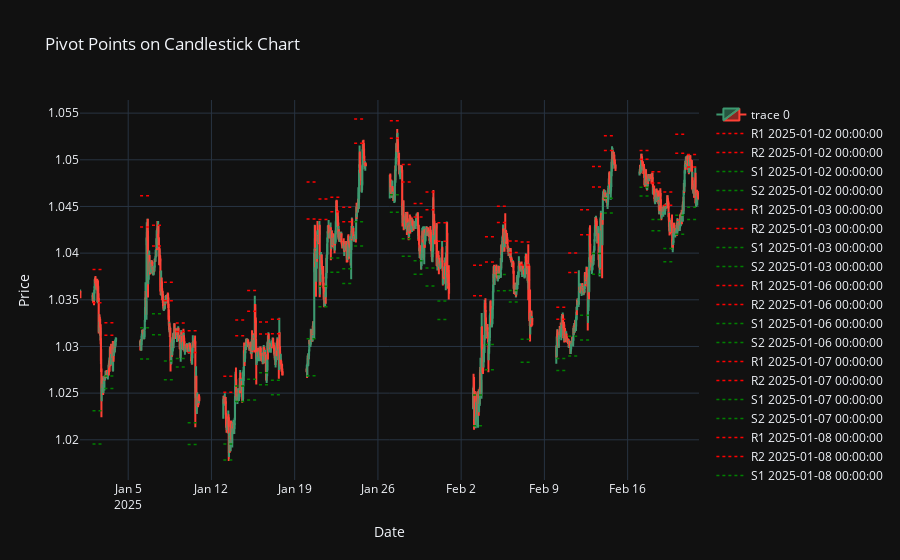

Notebook code for this chart:
### Code cell
# visualizing the ohlc data
fig = go.Figure(data = [go.Candlestick(x = ohlc_df['time'],
                                        open = ohlc_df['open'],
                                        high = ohlc_df['high'],
                                        low = ohlc_df['low'],
                                        close = ohlc_df['close'])])

# fig.update_layout(height=600, xaxis_rangeslider_visible=False)
# 📌 Add Pivot Points as Horizontal Lines
pivot_levels = ["R1", "R2", "S1", "S2"]
colors = {'R1': 'red', 'R2': 'red', 'S1': 'green', 'S2': 'green'}


for _, row in daily_df.iterrows():
    for level in pivot_levels:
        fig.add_trace(go.Scatter(
            x=[row['time'], row['time'] + pd.Timedelta(days=1)],  # Extend for one day
            y=[row[level], row[level]],
            mode='lines',
            name=f"{level} {row['time']}",
            line=dict(color=colors[level], width=1.5, dash='dot')
        ))

# 📌 Customize Layout
fig.update_layout(
    title="Pivot Points on Candlestick Chart",
    xaxis_title="Date",
    yaxis_title="Price",
    template="plotly_dark",
    xaxis_rangeslider_visible=False
)
fig

### Figure 1 — Plotly figure (JSON) as saved in the notebook; plotly's stock layout.template omitted (floating-point values rounded to 4 significant figures; data arrays with more than 128 entries replaced by an {"elided": "..."} marker saying what was removed)
{"data": [{"close": {"elided": "1777 float values"}, "high": {"elided": "1777 float values"}, "low": {"elided": "1777 float values"}, "open": {"elided": "1777 float values"}, "type": "candlestick", "x": {"elided": "1777 str values"}}, {"line": {"color": "red", "dash": "dot", "width": 1.5}, "mode": "lines", "name": "R1 2025-01-02 00:00:00", "type": "scatter", "x": ["2025-01-02T00:00:00", "2025-01-03T00:00:00"], "y": [1.035, 1.035]}, {"line": {"color": "red", "dash": "dot", "width": 1.5}, "mode": "lines", "name": "R2 2025-01-02 00:00:00", "type": "scatter", "x": ["2025-01-02T00:00:00", "2025-01-03T00:00:00"], "y": [1.038, 1.038]}, {"line": {"color": "green", "dash": "dot", "width": 1.5}, "mode": "lines", "name": "S1 2025-01-02 00:00:00", "type": "scatter", "x": ["2025-01-02T00:00:00", "2025-01-03T00:00:00"], "y": [1.023, 1.023]}, {"line": {"color": "green", "dash": "dot", "width": 1.5}, "mode": "lines", "name": "S2 2025-01-02 00:00:00", "type": "scatter", "x": ["2025-01-02T00:00:00", "2025-01-03T00:00:00"], "y": [1.02, 1.02]}, {"line": {"color": "red", "dash": "dot", "width": 1.5}, "mode": "lines", "name": "R1 2025-01-03 00:00:00", "type": "scatter", "x": ["2025-01-03T00:00:00", "2025-01-04T00:00:00"], "y": [1.031, 1.031]}, {"line": {"color": "red", "dash": "dot", "width": 1.5}, "mode": "lines", "name": "R2 2025-01-03 00:00:00", "type": "scatter", "x": ["2025-01-03T00:00:00", "2025-01-04T00:00:00"], "y": [1.033, 1.033]}, {"line": {"color": "green", "dash": "dot", "width": 1.5}, "mode": "lines", "name": "S1 2025-01-03 00:00:00", "type": "scatter", "x": ["2025-01-03T00:00:00", "2025-01-04T00:00:00"], "y": [1.027, 1.027]}, {"line": {"color": "green", "dash": "dot", "width": 1.5}, "mode": "lines", "name": "S2 2025-01-03 00:00:00", "type": "scatter", "x": ["2025-01-03T00:00:00", "2025-01-04T00:00:00"], "y": [1.026, 1.026]}, {"line": {"color": "red", "dash": "dot", "width": 1.5}, "mode": "lines", "name": "R1 2025-01-06 00:00:00", "type": "scatter", "x": ["2025-01-06T00:00:00", "2025-01-07T00:00:00"], "y": [1.043, 1.043]}, {"line": {"color": "red", "dash": "dot", "width": 1.5}, "mode": "lines", "name": "R2 2025-01-06 00:00:00", "type": "scatter", "x": ["2025-01-06T00:00:00", "2025-01-07T00:00:00"], "y": [1.046, 1.046]}, {"line": {"color": "green", "dash": "dot", "width": 1.5}, "mode": "lines", "name": "S1 2025-01-06 00:00:00", "type": "scatter", "x": ["2025-01-06T00:00:00", "2025-01-07T00:00:00"], "y": [1.032, 1.032]}, {"line": {"color": "green", "dash": "dot", "width": 1.5}, "mode": "lines", "name": "S2 2025-01-06 00:00:00", "type": "scatter", "x": ["2025-01-06T00:00:00", "2025-01-07T00:00:00"], "y": [1.029, 1.029]}, {"line": {"color": "red", "dash": "dot", "width": 1.5}, "mode": "lines", "name": "R1 2025-01-07 00:00:00", "type": "scatter", "x": ["2025-01-07T00:00:00", "2025-01-08T00:00:00"], "y": [1.041, 1.041]}, {"line": {"color": "red", "dash": "dot", "width": 1.5}, "mode": "lines", "name": "R2 2025-01-07 00:00:00", "type": "scatter", "x": ["2025-01-07T00:00:00", "2025-01-08T00:00:00"], "y": [1.043, 1.043]}, {"line": {"color": "green", "dash": "dot", "width": 1.5}, "mode": "lines", "name": "S1 2025-01-07 00:00:00", "type": "scatter", "x": ["2025-01-07T00:00:00", "2025-01-08T00:00:00"], "y": [1.034, 1.034]}, {"line": {"color": "green", "dash": "dot", "width": 1.5}, "mode": "lines", "name": "S2 2025-01-07 00:00:00", "type": "scatter", "x": ["2025-01-07T00:00:00", "2025-01-08T00:00:00"], "y": [1.031, 1.031]}, {"line": {"color": "red", "dash": "dot", "width": 1.5}, "mode": "lines", "name": "R1 2025-01-08 00:00:00", "type": "scatter", "x": ["2025-01-08T00:00:00", "2025-01-09T00:00:00"], "y": [1.035, 1.035]}, {"line": {"color": "red", "dash": "dot", "width": 1.5}, "mode": "lines", "name": "R2 2025-01-08 00:00:00", "type": "scatter", "x": ["2025-01-08T00:00:00", "2025-01-09T00:00:00"], "y": [1.037, 1.037]}, {"line": {"color": "green", "dash": "dot", "width": 1.5}, "mode": "lines", "name": "S1 2025-01-08 00:00:00", "type": "scatter", "x": ["2025-01-08T00:00:00", "2025-01-09T00:00:00"], "y": [1.028, 1.028]}, {"line": {"color": "green", "dash": "dot", "width": 1.5}, "mode": "lines", "name": "S2 2025-01-08 00:00:00", "type": "scatter", "x": ["2025-01-08T00:00:00", "2025-01-09T00:00:00"], "y": [1.026, 1.026]}, {"line": {"color": "red", "dash": "dot", "width": 1.5}, "mode": "lines", "name": "R1 2025-01-09 00:00:00", "type": "scatter", "x": ["2025-01-09T00:00:00", "2025-01-10T00:00:00"], "y": [1.032, 1.032]}, {"line": {"color": "red", "dash": "dot", "width": 1.5}, "mode": "lines", "name": "R2 2025-01-09 00:00:00", "type": "scatter", "x": ["2025-01-09T00:00:00", "2025-01-10T00:00:00"], "y": [1.033, 1.033]}, {"line": {"color": "green", "dash": "dot", "width": 1.5}, "mode": "lines", "name": "S1 2025-01-09 00:00:00", "type": "scatter", "x": ["2025-01-09T00:00:00", "2025-01-10T00:00:00"], "y": [1.029, 1.029]}, {"line": {"color": "green", "dash": "dot", "width": 1.5}, "mode": "lines", "name": "S2 2025-01-09 00:00:00", "type": "scatter", "x": ["2025-01-09T00:00:00", "2025-01-10T00:00:00"], "y": [1.028, 1.028]}, {"line": {"color": "red", "dash": "dot", "width": 1.5}, "mode": "lines", "name": "R1 2025-01-10 00:00:00", "type": "scatter", "x": ["2025-01-10T00:00:00", "2025-01-11T00:00:00"], "y": [1.029, 1.029]}, {"line": {"color": "red", "dash": "dot", "width": 1.5}, "mode": "lines", "name": "R2 2025-01-10 00:00:00", "type": "scatter", "x": ["2025-01-10T00:00:00", "2025-01-11T00:00:00"], "y": [1.032, 1.032]}, {"line": {"color": "green", "dash": "dot", "width": 1.5}, "mode": "lines", "name": "S1 2025-01-10 00:00:00", "type": "scatter", "x": ["2025-01-10T00:00:00", "2025-01-11T00:00:00"], "y": [1.022, 1.022]}, {"line": {"color": "green", "dash": "dot", "width": 1.5}, "mode": "lines", "name": "S2 2025-01-10 00:00:00", "type": "scatter", "x": ["2025-01-10T00:00:00", "2025-01-11T00:00:00"], "y": [1.02, 1.02]}, {"line": {"color": "red", "dash": "dot", "width": 1.5}, "mode": "lines", "name": "R1 2025-01-13 00:00:00", "type": "scatter", "x": ["2025-01-13T00:00:00", "2025-01-14T00:00:00"], "y": [1.025, 1.025]}, {"line": {"color": "red", "dash": "dot", "width": 1.5}, "mode": "lines", "name": "R2 2025-01-13 00:00:00", "type": "scatter", "x": ["2025-01-13T00:00:00", "2025-01-14T00:00:00"], "y": [1.027, 1.027]}, {"line": {"color": "green", "dash": "dot", "width": 1.5}, "mode": "lines", "name": "S1 2025-01-13 00:00:00", "type": "scatter", "x": ["2025-01-13T00:00:00", "2025-01-14T00:00:00"], "y": [1.02, 1.02]}, {"line": {"color": "green", "dash": "dot", "width": 1.5}, "mode": "lines", "name": "S2 2025-01-13 00:00:00", "type": "scatter", "x": ["2025-01-13T00:00:00", "2025-01-14T00:00:00"], "y": [1.018, 1.018]}, {"line": {"color": "red", "dash": "dot", "width": 1.5}, "mode": "lines", "name": "R1 2025-01-14 00:00:00", "type": "scatter", "x": ["2025-01-14T00:00:00", "2025-01-15T00:00:00"], "y": [1.031, 1.031]}, {"line": {"color": "red", "dash": "dot", "width": 1.5}, "mode": "lines", "name": "R2 2025-01-14 00:00:00", "type": "scatter", "x": ["2025-01-14T00:00:00", "2025-01-15T00:00:00"], "y": [1.033, 1.033]}, {"line": {"color": "green", "dash": "dot", "width": 1.5}, "mode": "lines", "name": "S1 2025-01-14 00:00:00", "type": "scatter", "x": ["2025-01-14T00:00:00", "2025-01-15T00:00:00"], "y": [1.026, 1.026]}, {"line": {"color": "green", "dash": "dot", "width": 1.5}, "mode": "lines", "name": "S2 2025-01-14 00:00:00", "type": "scatter", "x": ["2025-01-14T00:00:00", "2025-01-15T00:00:00"], "y": [1.024, 1.024]}, {"line": {"color": "red", "dash": "dot", "width": 1.5}, "mode": "lines", "name": "R1 2025-01-15 00:00:00", "type": "scatter", "x": ["2025-01-15T00:00:00", "2025-01-16T00:00:00"], "y": [1.034, 1.034]}, {"line": {"color": "red", "dash": "dot", "width": 1.5}, "mode": "lines", "name": "R2 2025-01-15 00:00:00", "type": "scatter", "x": ["2025-01-15T00:00:00", "2025-01-16T00:00:00"], "y": [1.036, 1.036]}, {"line": {"color": "green", "dash": "dot", "width": 1.5}, "mode": "lines", "name": "S1 2025-01-15 00:00:00", "type": "scatter", "x": ["2025-01-15T00:00:00", "2025-01-16T00:00:00"], "y": [1.026, 1.026]}, {"line": {"color": "green", "dash": "dot", "width": 1.5}, "mode": "lines", "name": "S2 2025-01-15 00:00:00", "type": "scatter", "x": ["2025-01-15T00:00:00", "2025-01-16T00:00:00"], "y": [1.024, 1.024]}, {"line": {"color": "red", "dash": "dot", "width": 1.5}, "mode": "lines", "name": "R1 2025-01-16 00:00:00", "type": "scatter", "x": ["2025-01-16T00:00:00", "2025-01-17T00:00:00"], "y": [1.031, 1.031]}, {"line": {"color": "red", "dash": "dot", "width": 1.5}, "mode": "lines", "name": "R2 2025-01-16 00:00:00", "type": "scatter", "x": ["2025-01-16T00:00:00", "2025-01-17T00:00:00"], "y": [1.033, 1.033]}, {"line": {"color": "green", "dash": "dot", "width": 1.5}, "mode": "lines", "name": "S1 2025-01-16 00:00:00", "type": "scatter", "x": ["2025-01-16T00:00:00", "2025-01-17T00:00:00"], "y": [1.027, 1.027]}, {"line": {"color": "green", "dash": "dot", "width": 1.5}, "mode": "lines", "name": "S2 2025-01-16 00:00:00", "type": "scatter", "x": ["2025-01-16T00:00:00", "2025-01-17T00:00:00"], "y": [1.026, 1.026]}, {"line": {"color": "red", "dash": "dot", "width": 1.5}, "mode": "lines", "name": "R1 2025-01-17 00:00:00", "type": "scatter", "x": ["2025-01-17T00:00:00", "2025-01-18T00:00:00"], "y": [1.031, 1.031]}, {"line": {"color": "red", "dash": "dot", "width": 1.5}, "mode": "lines", "name": "R2 2025-01-17 00:00:00", "type": "scatter", "x": ["2025-01-17T00:00:00", "2025-01-18T00:00:00"], "y": [1.033, 1.033]}, {"line": {"color": "green", "dash": "dot", "width": 1.5}, "mode": "lines", "name": "S1 2025-01-17 00:00:00", "type": "scatter", "x": ["2025-01-17T00:00:00", "2025-01-18T00:00:00"], "y": [1.026, 1.026]}, {"line": {"color": "green", "dash": "dot", "width": 1.5}, "mode": "lines", "name": "S2 2025-01-17 00:00:00", "type": "scatter", "x": ["2025-01-17T00:00:00", "2025-01-18T00:00:00"], "y": [1.025, 1.025]}, {"line": {"color": "red", "dash": "dot", "width": 1.5}, "mode": "lines", "name": "R1 2025-01-20 00:00:00", "type": "scatter", "x": ["2025-01-20T00:00:00", "2025-01-21T00:00:00"], "y": [1.044, 1.044]}, {"line": {"color": "red", "dash": "dot", "width": 1.5}, "mode": "lines", "name": "R2 2025-01-20 00:00:00", "type": "scatter", "x": ["2025-01-20T00:00:00", "2025-01-21T00:00:00"], "y": [1.048, 1.048]}, {"line": {"color": "green", "dash": "dot", "width": 1.5}, "mode": "lines", "name": "S1 2025-01-20 00:00:00", "type": "scatter", "x": ["2025-01-20T00:00:00", "2025-01-21T00:00:00"], "y": [1.031, 1.031]}, {"line": {"color": "green", "dash": "dot", "width": 1.5}, "mode": "lines", "name": "S2 2025-01-20 00:00:00", "type": "scatter", "x": ["2025-01-20T00:00:00", "2025-01-21T00:00:00"], "y": [1.027, 1.027]}, {"line": {"color": "red", "dash": "dot", "width": 1.5}, "mode": "lines", "name": "R1 2025-01-21 00:00:00", "type": "scatter", "x": ["2025-01-21T00:00:00", "2025-01-22T00:00:00"], "y": [1.044, 1.044]}, {"line": {"color": "red", "dash": "dot", "width": 1.5}, "mode": "lines", "name": "R2 2025-01-21 00:00:00", "type": "scatter", "x": ["2025-01-21T00:00:00", "2025-01-22T00:00:00"], "y": [1.046, 1.046]}, {"line": {"color": "green", "dash": "dot", "width": 1.5}, "mode": "lines", "name": "S1 2025-01-21 00:00:00", "type": "scatter", "x": ["2025-01-21T00:00:00", "2025-01-22T00:00:00"], "y": [1.036, 1.036]}, {"line": {"color": "green", "dash": "dot", "width": 1.5}, "mode": "lines", "name": "S2 2025-01-21 00:00:00", "type": "scatter", "x": ["2025-01-21T00:00:00", "2025-01-22T00:00:00"], "y": [1.034, 1.034]}, {"line": {"color": "red", "dash": "dot", "width": 1.5}, "mode": "lines", "name": "R1 2025-01-22 00:00:00", "type": "scatter", "x": ["2025-01-22T00:00:00", "2025-01-23T00:00:00"], "y": [1.044, 1.044]}, {"line": {"color": "red", "dash": "dot", "width": 1.5}, "mode": "lines", "name": "R2 2025-01-22 00:00:00", "type": "scatter", "x": ["2025-01-22T00:00:00", "2025-01-23T00:00:00"], "y": [1.046, 1.046]}, {"line": {"color": "green", "dash": "dot", "width": 1.5}, "mode": "lines", "name": "S1 2025-01-22 00:00:00", "type": "scatter", "x": ["2025-01-22T00:00:00", "2025-01-23T00:00:00"], "y": [1.039, 1.039]}, {"line": {"color": "green", "dash": "dot", "width": 1.5}, "mode": "lines", "name": "S2 2025-01-22 00:00:00", "type": "scatter", "x": ["2025-01-22T00:00:00", "2025-01-23T00:00:00"], "y": [1.038, 1.038]}, {"line": {"color": "red", "dash": "dot", "width": 1.5}, "mode": "lines", "name": "R1 2025-01-23 00:00:00", "type": "scatter", "x": ["2025-01-23T00:00:00", "2025-01-24T00:00:00"], "y": [1.043, 1.043]}, {"line": {"color": "red", "dash": "dot", "width": 1.5}, "mode": "lines", "name": "R2 2025-01-23 00:00:00", "type": "scatter", "x": ["2025-01-23T00:00:00", "2025-01-24T00:00:00"], "y": [1.045, 1.045]}, {"line": {"color": "green", "dash": "dot", "width": 1.5}, "mode": "lines", "name": "S1 2025-01-23 00:00:00", "type": "scatter", "x": ["2025-01-23T00:00:00", "2025-01-24T00:00:00"], "y": [1.038, 1.038]}, {"line": {"color": "green", "dash": "dot", "width": 1.5}, "mode": "lines", "name": "S2 2025-01-23 00:00:00", "type": "scatter", "x": ["2025-01-23T00:00:00", "2025-01-24T00:00:00"], "y": [1.037, 1.037]}, {"line": {"color": "red", "dash": "dot", "width": 1.5}, "mode": "lines", "name": "R1 2025-01-24 00:00:00", "type": "scatter", "x": ["2025-01-24T00:00:00", "2025-01-25T00:00:00"], "y": [1.052, 1.052]}, {"line": {"color": "red", "dash": "dot", "width": 1.5}, "mode": "lines", "name": "R2 2025-01-24 00:00:00", "type": "scatter", "x": ["2025-01-24T00:00:00", "2025-01-25T00:00:00"], "y": [1.054, 1.054]}, {"line": {"color": "green", "dash": "dot", "width": 1.5}, "mode": "lines", "name": "S1 2025-01-24 00:00:00", "type": "scatter", "x": ["2025-01-24T00:00:00", "2025-01-25T00:00:00"], "y": [1.043, 1.043]}, {"line": {"color": "green", "dash": "dot", "width": 1.5}, "mode": "lines", "name": "S2 2025-01-24 00:00:00", "type": "scatter", "x": ["2025-01-24T00:00:00", "2025-01-25T00:00:00"], "y": [1.041, 1.041]}, {"line": {"color": "red", "dash": "dot", "width": 1.5}, "mode": "lines", "name": "R1 2025-01-27 00:00:00", "type": "scatter", "x": ["2025-01-27T00:00:00", "2025-01-28T00:00:00"], "y": [1.052, 1.052]}, {"line": {"color": "red", "dash": "dot", "width": 1.5}, "mode": "lines", "name": "R2 2025-01-27 00:00:00", "type": "scatter", "x": ["2025-01-27T00:00:00", "2025-01-28T00:00:00"], "y": [1.054, 1.054]}, {"line": {"color": "green", "dash": "dot", "width": 1.5}, "mode": "lines", "name": "S1 2025-01-27 00:00:00", "type": "scatter", "x": ["2025-01-27T00:00:00", "2025-01-28T00:00:00"], "y": [1.046, 1.046]}, {"line": {"color": "green", "dash": "dot", "width": 1.5}, "mode": "lines", "name": "S2 2025-01-27 00:00:00", "type": "scatter", "x": ["2025-01-27T00:00:00", "2025-01-28T00:00:00"], "y": [1.044, 1.044]}, {"line": {"color": "red", "dash": "dot", "width": 1.5}, "mode": "lines", "name": "R1 2025-01-28 00:00:00", "type": "scatter", "x": ["2025-01-28T00:00:00", "2025-01-29T00:00:00"], "y": [1.048, 1.048]}, {"line": {"color": "red", "dash": "dot", "width": 1.5}, "mode": "lines", "name": "R2 2025-01-28 00:00:00", "type": "scatter", "x": ["2025-01-28T00:00:00", "2025-01-29T00:00:00"], "y": [1.049, 1.049]}, {"line": {"color": "green", "dash": "dot", "width": 1.5}, "mode": "lines", "name": "S1 2025-01-28 00:00:00", "type": "scatter", "x": ["2025-01-28T00:00:00", "2025-01-29T00:00:00"], "y": [1.042, 1.042]}, {"line": {"color": "green", "dash": "dot", "width": 1.5}, "mode": "lines", "name": "S2 2025-01-28 00:00:00", "type": "scatter", "x": ["2025-01-28T00:00:00", "2025-01-29T00:00:00"], "y": [1.04, 1.04]}, {"line": {"color": "red", "dash": "dot", "width": 1.5}, "mode": "lines", "name": "R1 2025-01-29 00:00:00", "type": "scatter", "x": ["2025-01-29T00:00:00", "2025-01-30T00:00:00"], "y": [1.044, 1.044]}, {"line": {"color": "red", "dash": "dot", "width": 1.5}, "mode": "lines", "name": "R2 2025-01-29 00:00:00", "type": "scatter", "x": ["2025-01-29T00:00:00", "2025-01-30T00:00:00"], "y": [1.045, 1.045]}, {"line": {"color": "green", "dash": "dot", "width": 1.5}, "mode": "lines", "name": "S1 2025-01-29 00:00:00", "type": "scatter", "x": ["2025-01-29T00:00:00", "2025-01-30T00:00:00"], "y": [1.039, 1.039]}, {"line": {"color": "green", "dash": "dot", "width": 1.5}, "mode": "lines", "name": "S2 2025-01-29 00:00:00", "type": "scatter", "x": ["2025-01-29T00:00:00", "2025-01-30T00:00:00"], "y": [1.038, 1.038]}, {"line": {"color": "red", "dash": "dot", "width": 1.5}, "mode": "lines", "name": "R1 2025-01-30 00:00:00", "type": "scatter", "x": ["2025-01-30T00:00:00", "2025-01-31T00:00:00"], "y": [1.045, 1.045]}, {"line": {"color": "red", "dash": "dot", "width": 1.5}, "mode": "lines", "name": "R2 2025-01-30 00:00:00", "type": "scatter", "x": ["2025-01-30T00:00:00", "2025-01-31T00:00:00"], "y": [1.047, 1.047]}, {"line": {"color": "green", "dash": "dot", "width": 1.5}, "mode": "lines", "name": "S1 2025-01-30 00:00:00", "type": "scatter", "x": ["2025-01-30T00:00:00", "2025-01-31T00:00:00"], "y": [1.038, 1.038]}, {"line": {"color": "green", "dash": "dot", "width": 1.5}, "mode": "lines", "name": "S2 2025-01-30 00:00:00", "type": "scatter", "x": ["2025-01-30T00:00:00", "2025-01-31T00:00:00"], "y": [1.036, 1.036]}, {"line": {"color": "red", "dash": "dot", "width": 1.5}, "mode": "lines", "name": "R1 2025-01-31 00:00:00", "type": "scatter", "x": ["2025-01-31T00:00:00", "2025-02-01T00:00:00"], "y": [1.041, 1.041]}, {"line": {"color": "red", "dash": "dot", "width": 1.5}, "mode": "lines", "name": "R2 2025-01-31 00:00:00", "type": "scatter", "x": ["2025-01-31T00:00:00", "2025-02-01T00:00:00"], "y": [1.043, 1.043]}, {"line": {"color": "green", "dash": "dot", "width": 1.5}, "mode": "lines", "name": "S1 2025-01-31 00:00:00", "type": "scatter", "x": ["2025-01-31T00:00:00", "2025-02-01T00:00:00"], "y": [1.035, 1.035]}, {"line": {"color": "green", "dash": "dot", "width": 1.5}, "mode": "lines", "name": "S2 2025-01-31 00:00:00", "type": "scatter", "x": ["2025-01-31T00:00:00", "2025-02-01T00:00:00"], "y": [1.033, 1.033]}, {"line": {"color": "red", "dash": "dot", "width": 1.5}, "mode": "lines", "name": "R1 2025-02-03 00:00:00", "type": "scatter", "x": ["2025-02-03T00:00:00", "2025-02-04T00:00:00"], "y": [1.035, 1.035]}, {"line": {"color": "red", "dash": "dot", "width": 1.5}, "mode": "lines", "name": "R2 2025-02-03 00:00:00", "type": "scatter", "x": ["2025-02-03T00:00:00", "2025-02-04T00:00:00"], "y": [1.039, 1.039]}, {"line": {"color": "green", "dash": "dot", "width": 1.5}, "mode": "lines", "name": "S1 2025-02-03 00:00:00", "type": "scatter", "x": ["2025-02-03T00:00:00", "2025-02-04T00:00:00"], "y": [1.025, 1.025]}, {"line": {"color": "green", "dash": "dot", "width": 1.5}, "mode": "lines", "name": "S2 2025-02-03 00:00:00", "type": "scatter", "x": ["2025-02-03T00:00:00", "2025-02-04T00:00:00"], "y": [1.022, 1.022]}, {"line": {"color": "red", "dash": "dot", "width": 1.5}, "mode": "lines", "name": "R1 2025-02-04 00:00:00", "type": "scatter", "x": ["2025-02-04T00:00:00", "2025-02-05T00:00:00"], "y": [1.039, 1.039]}, {"line": {"color": "red", "dash": "dot", "width": 1.5}, "mode": "lines", "name": "R2 2025-02-04 00:00:00", "type": "scatter", "x": ["2025-02-04T00:00:00", "2025-02-05T00:00:00"], "y": [1.042, 1.042]}, {"line": {"color": "green", "dash": "dot", "width": 1.5}, "mode": "lines", "name": "S1 2025-02-04 00:00:00", "type": "scatter", "x": ["2025-02-04T00:00:00", "2025-02-05T00:00:00"], "y": [1.03, 1.03]}, {"line": {"color": "green", "dash": "dot", "width": 1.5}, "mode": "lines", "name": "S2 2025-02-04 00:00:00", "type": "scatter", "x": ["2025-02-04T00:00:00", "2025-02-05T00:00:00"], "y": [1.027, 1.027]}, {"line": {"color": "red", "dash": "dot", "width": 1.5}, "mode": "lines", "name": "R1 2025-02-05 00:00:00", "type": "scatter", "x": ["2025-02-05T00:00:00", "2025-02-06T00:00:00"], "y": [1.043, 1.043]}, {"line": {"color": "red", "dash": "dot", "width": 1.5}, "mode": "lines", "name": "R2 2025-02-05 00:00:00", "type": "scatter", "x": ["2025-02-05T00:00:00", "2025-02-06T00:00:00"], "y": [1.045, 1.045]}, {"line": {"color": "green", "dash": "dot", "width": 1.5}, "mode": "lines", "name": "S1 2025-02-05 00:00:00", "type": "scatter", "x": ["2025-02-05T00:00:00", "2025-02-06T00:00:00"], "y": [1.038, 1.038]}, {"line": {"color": "green", "dash": "dot", "width": 1.5}, "mode": "lines", "name": "S2 2025-02-05 00:00:00", "type": "scatter", "x": ["2025-02-05T00:00:00", "2025-02-06T00:00:00"], "y": [1.036, 1.036]}, {"line": {"color": "red", "dash": "dot", "width": 1.5}, "mode": "lines", "name": "R1 2025-02-06 00:00:00", "type": "scatter", "x": ["2025-02-06T00:00:00", "2025-02-07T00:00:00"], "y": [1.04, 1.04]}, {"line": {"color": "red", "dash": "dot", "width": 1.5}, "mode": "lines", "name": "R2 2025-02-06 00:00:00", "type": "scatter", "x": ["2025-02-06T00:00:00", "2025-02-07T00:00:00"], "y": [1.041, 1.041]}, {"line": {"color": "green", "dash": "dot", "width": 1.5}, "mode": "lines", "name": "S1 2025-02-06 00:00:00", "type": "scatter", "x": ["2025-02-06T00:00:00", "2025-02-07T00:00:00"], "y": [1.036, 1.036]}, {"line": {"color": "green", "dash": "dot", "width": 1.5}, "mode": "lines", "name": "S2 2025-02-06 00:00:00", "type": "scatter", "x": ["2025-02-06T00:00:00", "2025-02-07T00:00:00"], "y": [1.035, 1.035]}, {"line": {"color": "red", "dash": "dot", "width": 1.5}, "mode": "lines", "name": "R1 2025-02-07 00:00:00", "type": "scatter", "x": ["2025-02-07T00:00:00", "2025-02-08T00:00:00"], "y": [1.039, 1.039]}, {"line": {"color": "red", "dash": "dot", "width": 1.5}, "mode": "lines", "name": "R2 2025-02-07 00:00:00", "type": "scatter", "x": ["2025-02-07T00:00:00", "2025-02-08T00:00:00"], "y": [1.041, 1.041]}, {"line": {"color": "green", "dash": "dot", "width": 1.5}, "mode": "lines", "name": "S1 2025-02-07 00:00:00", "type": "scatter", "x": ["2025-02-07T00:00:00", "2025-02-08T00:00:00"], "y": [1.031, 1.031]}, {"line": {"color": "green", "dash": "dot", "width": 1.5}, "mode": "lines", "name": "S2 2025-02-07 00:00:00", "type": "scatter", "x": ["2025-02-07T00:00:00", "2025-02-08T00:00:00"], "y": [1.028, 1.028]}, {"line": {"color": "red", "dash": "dot", "width": 1.5}, "mode": "lines", "name": "R1 2025-02-10 00:00:00", "type": "scatter", "x": ["2025-02-10T00:00:00", "2025-02-11T00:00:00"], "y": [1.033, 1.033]}, {"line": {"color": "red", "dash": "dot", "width": 1.5}, "mode": "lines", "name": "R2 2025-02-10 00:00:00", "type": "scatter", "x": ["2025-02-10T00:00:00", "2025-02-11T00:00:00"], "y": [1.034, 1.034]}, {"line": {"color": "green", "dash": "dot", "width": 1.5}, "mode": "lines", "name": "S1 2025-02-10 00:00:00", "type": "scatter", "x": ["2025-02-10T00:00:00", "2025-02-11T00:00:00"], "y": [1.029, 1.029]}, {"line": {"color": "green", "dash": "dot", "width": 1.5}, "mode": "lines", "name": "S2 2025-02-10 00:00:00", "type": "scatter", "x": ["2025-02-10T00:00:00", "2025-02-11T00:00:00"], "y": [1.027, 1.027]}, {"line": {"color": "red", "dash": "dot", "width": 1.5}, "mode": "lines", "name": "R1 2025-02-11 00:00:00", "type": "scatter", "x": ["2025-02-11T00:00:00", "2025-02-12T00:00:00"], "y": [1.038, 1.038]}, {"line": {"color": "red", "dash": "dot", "width": 1.5}, "mode": "lines", "name": "R2 2025-02-11 00:00:00", "type": "scatter", "x": ["2025-02-11T00:00:00", "2025-02-12T00:00:00"], "y": [1.04, 1.04]}, {"line": {"color": "green", "dash": "dot", "width": 1.5}, "mode": "lines", "name": "S1 2025-02-11 00:00:00", "type": "scatter", "x": ["2025-02-11T00:00:00", "2025-02-12T00:00:00"], "y": [1.031, 1.031]}, {"line": {"color": "green", "dash": "dot", "width": 1.5}, "mode": "lines", "name": "S2 2025-02-11 00:00:00", "type": "scatter", "x": ["2025-02-11T00:00:00", "2025-02-12T00:00:00"], "y": [1.029, 1.029]}, {"line": {"color": "red", "dash": "dot", "width": 1.5}, "mode": "lines", "name": "R1 2025-02-12 00:00:00", "type": "scatter", "x": ["2025-02-12T00:00:00", "2025-02-13T00:00:00"], "y": [1.042, 1.042]}, {"line": {"color": "red", "dash": "dot", "width": 1.5}, "mode": "lines", "name": "R2 2025-02-12 00:00:00", "type": "scatter", "x": ["2025-02-12T00:00:00", "2025-02-13T00:00:00"], "y": [1.045, 1.045]}, {"line": {"color": "green", "dash": "dot", "width": 1.5}, "mode": "lines", "name": "S1 2025-02-12 00:00:00", "type": "scatter", "x": ["2025-02-12T00:00:00", "2025-02-13T00:00:00"], "y": [1.033, 1.033]}, {"line": {"color": "green", "dash": "dot", "width": 1.5}, "mode": "lines", "name": "S2 2025-02-12 00:00:00", "type": "scatter", "x": ["2025-02-12T00:00:00", "2025-02-13T00:00:00"], "y": [1.031, 1.031]}, {"line": {"color": "red", "dash": "dot", "width": 1.5}, "mode": "lines", "name": "R1 2025-02-13 00:00:00", "type": "scatter", "x": ["2025-02-13T00:00:00", "2025-02-14T00:00:00"], "y": [1.047, 1.047]}, {"line": {"color": "red", "dash": "dot", "width": 1.5}, "mode": "lines", "name": "R2 2025-02-13 00:00:00", "type": "scatter", "x": ["2025-02-13T00:00:00", "2025-02-14T00:00:00"], "y": [1.049, 1.049]}, {"line": {"color": "green", "dash": "dot", "width": 1.5}, "mode": "lines", "name": "S1 2025-02-13 00:00:00", "type": "scatter", "x": ["2025-02-13T00:00:00", "2025-02-14T00:00:00"], "y": [1.04, 1.04]}, {"line": {"color": "green", "dash": "dot", "width": 1.5}, "mode": "lines", "name": "S2 2025-02-13 00:00:00", "type": "scatter", "x": ["2025-02-13T00:00:00", "2025-02-14T00:00:00"], "y": [1.038, 1.038]}, {"line": {"color": "red", "dash": "dot", "width": 1.5}, "mode": "lines", "name": "R1 2025-02-14 00:00:00", "type": "scatter", "x": ["2025-02-14T00:00:00", "2025-02-15T00:00:00"], "y": [1.051, 1.051]}, {"line": {"color": "red", "dash": "dot", "width": 1.5}, "mode": "lines", "name": "R2 2025-02-14 00:00:00", "type": "scatter", "x": ["2025-02-14T00:00:00", "2025-02-15T00:00:00"], "y": [1.053, 1.053]}, {"line": {"color": "green", "dash": "dot", "width": 1.5}, "mode": "lines", "name": "S1 2025-02-14 00:00:00", "type": "scatter", "x": ["2025-02-14T00:00:00", "2025-02-15T00:00:00"], "y": [1.046, 1.046]}, {"line": {"color": "green", "dash": "dot", "width": 1.5}, "mode": "lines", "name": "S2 2025-02-14 00:00:00", "type": "scatter", "x": ["2025-02-14T00:00:00", "2025-02-15T00:00:00"], "y": [1.044, 1.044]}, {"line": {"color": "red", "dash": "dot", "width": 1.5}, "mode": "lines", "name": "R1 2025-02-17 00:00:00", "type": "scatter", "x": ["2025-02-17T00:00:00", "2025-02-18T00:00:00"], "y": [1.05, 1.05]}, {"line": {"color": "red", "dash": "dot", "width": 1.5}, "mode": "lines", "name": "R2 2025-02-17 00:00:00", "type": "scatter", "x": ["2025-02-17T00:00:00", "2025-02-18T00:00:00"], "y": [1.051, 1.051]}, {"line": {"color": "green", "dash": "dot", "width": 1.5}, "mode": "lines", "name": "S1 2025-02-17 00:00:00", "type": "scatter", "x": ["2025-02-17T00:00:00", "2025-02-18T00:00:00"], "y": [1.047, 1.047]}, {"line": {"color": "green", "dash": "dot", "width": 1.5}, "mode": "lines", "name": "S2 2025-02-17 00:00:00", "type": "scatter", "x": ["2025-02-17T00:00:00", "2025-02-18T00:00:00"], "y": [1.046, 1.046]}, {"line": {"color": "red", "dash": "dot", "width": 1.5}, "mode": "lines", "name": "R1 2025-02-18 00:00:00", "type": "scatter", "x": ["2025-02-18T00:00:00", "2025-02-19T00:00:00"], "y": [1.048, 1.048]}, {"line": {"color": "red", "dash": "dot", "width": 1.5}, "mode": "lines", "name": "R2 2025-02-18 00:00:00", "type": "scatter", "x": ["2025-02-18T00:00:00", "2025-02-19T00:00:00"], "y": [1.049, 1.049]}, {"line": {"color": "green", "dash": "dot", "width": 1.5}, "mode": "lines", "name": "S1 2025-02-18 00:00:00", "type": "scatter", "x": ["2025-02-18T00:00:00", "2025-02-19T00:00:00"], "y": [1.044, 1.044]}, {"line": {"color": "green", "dash": "dot", "width": 1.5}, "mode": "lines", "name": "S2 2025-02-18 00:00:00", "type": "scatter", "x": ["2025-02-18T00:00:00", "2025-02-19T00:00:00"], "y": [1.042, 1.042]}, {"line": {"color": "red", "dash": "dot", "width": 1.5}, "mode": "lines", "name": "R1 2025-02-19 00:00:00", "type": "scatter", "x": ["2025-02-19T00:00:00", "2025-02-20T00:00:00"], "y": [1.045, 1.045]}, {"line": {"color": "red", "dash": "dot", "width": 1.5}, "mode": "lines", "name": "R2 2025-02-19 00:00:00", "type": "scatter", "x": ["2025-02-19T00:00:00", "2025-02-20T00:00:00"], "y": [1.047, 1.047]}, {"line": {"color": "green", "dash": "dot", "width": 1.5}, "mode": "lines", "name": "S1 2025-02-19 00:00:00", "type": "scatter", "x": ["2025-02-19T00:00:00", "2025-02-20T00:00:00"], "y": [1.04, 1.04]}, {"line": {"color": "green", "dash": "dot", "width": 1.5}, "mode": "lines", "name": "S2 2025-02-19 00:00:00", "type": "scatter", "x": ["2025-02-19T00:00:00", "2025-02-20T00:00:00"], "y": [1.039, 1.039]}, {"line": {"color": "red", "dash": "dot", "width": 1.5}, "mode": "lines", "name": "R1 2025-02-20 00:00:00", "type": "scatter", "x": ["2025-02-20T00:00:00", "2025-02-21T00:00:00"], "y": [1.051, 1.051]}, {"line": {"color": "red", "dash": "dot", "width": 1.5}, "mode": "lines", "name": "R2 2025-02-20 00:00:00", "type": "scatter", "x": ["2025-02-20T00:00:00", "2025-02-21T00:00:00"], "y": [1.053, 1.053]}, {"line": {"color": "green", "dash": "dot", "width": 1.5}, "mode": "lines", "name": "S1 2025-02-20 00:00:00", "type": "scatter", "x": ["2025-02-20T00:00:00", "2025-02-21T00:00:00"], "y": [1.044, 1.044]}, {"line": {"color": "green", "dash": "dot", "width": 1.5}, "mode": "lines", "name": "S2 2025-02-20 00:00:00", "type": "scatter", "x": ["2025-02-20T00:00:00", "2025-02-21T00:00:00"], "y": [1.042, 1.042]}, {"line": {"color": "red", "dash": "dot", "width": 1.5}, "mode": "lines", "name": "R1 2025-02-21 00:00:00", "type": "scatter", "x": ["2025-02-21T00:00:00", "2025-02-22T00:00:00"], "y": [1.049, 1.049]}, {"line": {"color": "red", "dash": "dot", "width": 1.5}, "mode": "lines", "name": "R2 2025-02-21 00:00:00", "type": "scatter", "x": ["2025-02-21T00:00:00", "2025-02-22T00:00:00"], "y": [1.051, 1.051]}, {"line": {"color": "green", "dash": "dot", "width": 1.5}, "mode": "lines", "name": "S1 2025-02-21 00:00:00", "type": "scatter", "x": ["2025-02-21T00:00:00", "2025-02-22T00:00:00"], "y": [1.045, 1.045]}, {"line": {"color": "green", "dash": "dot", "width": 1.5}, "mode": "lines", "name": "S2 2025-02-21 00:00:00", "type": "scatter", "x": ["2025-02-21T00:00:00", "2025-02-22T00:00:00"], "y": [1.044, 1.044]}], "layout": {"title": {"text": "Pivot Points on Candlestick Chart"}, "xaxis": {"rangeslider": {"visible": false}, "title": {"text": "Date"}}, "yaxis": {"title": {"text": "Price"}}}}
